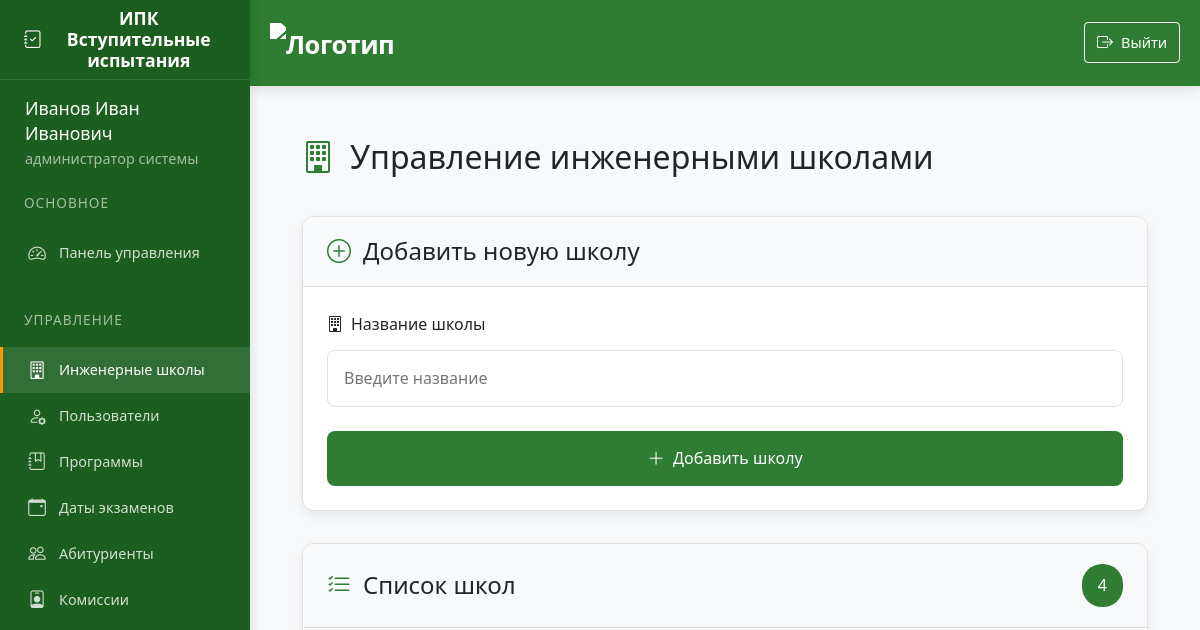
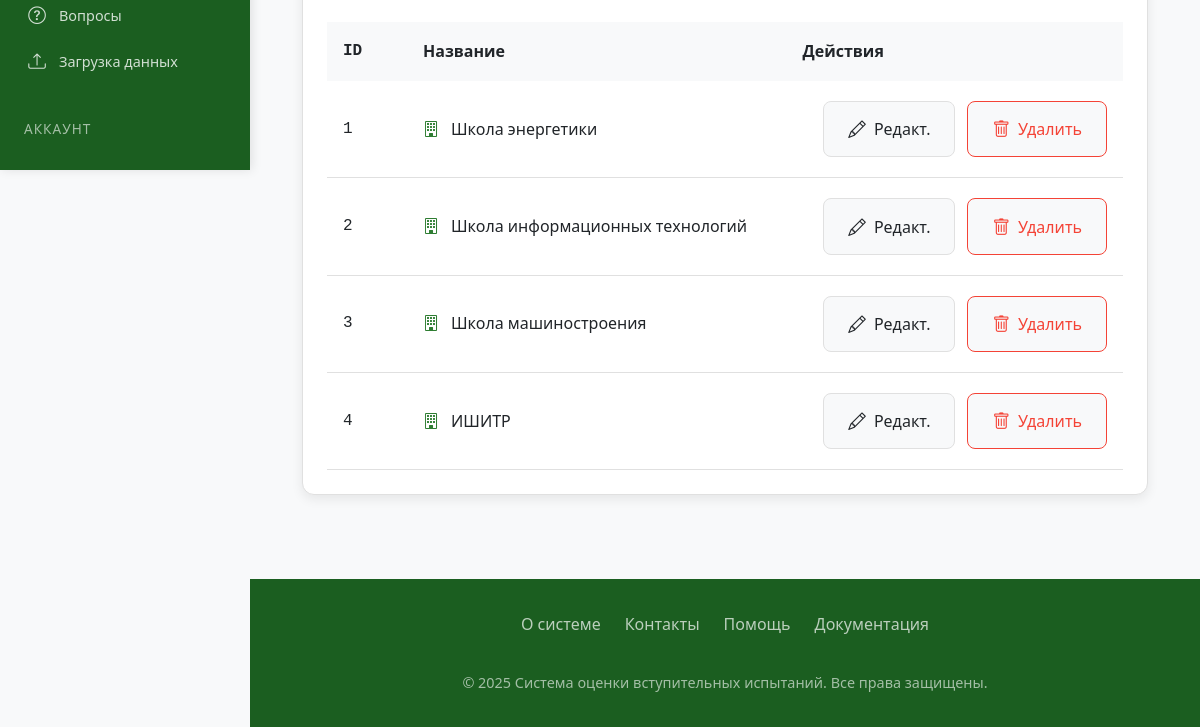
The page /engineering_schools (signed in) on the database as committed earlier (2 pictures, top to bottom).
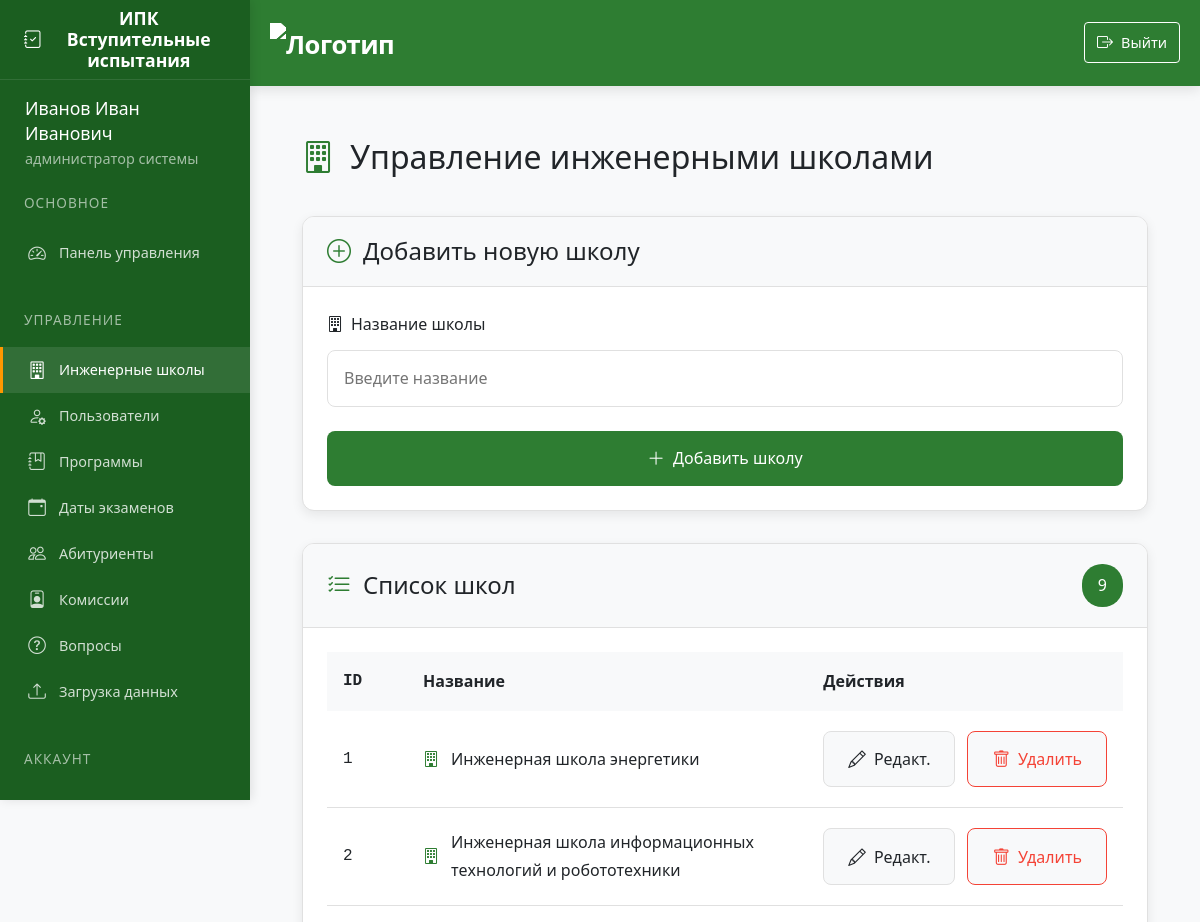
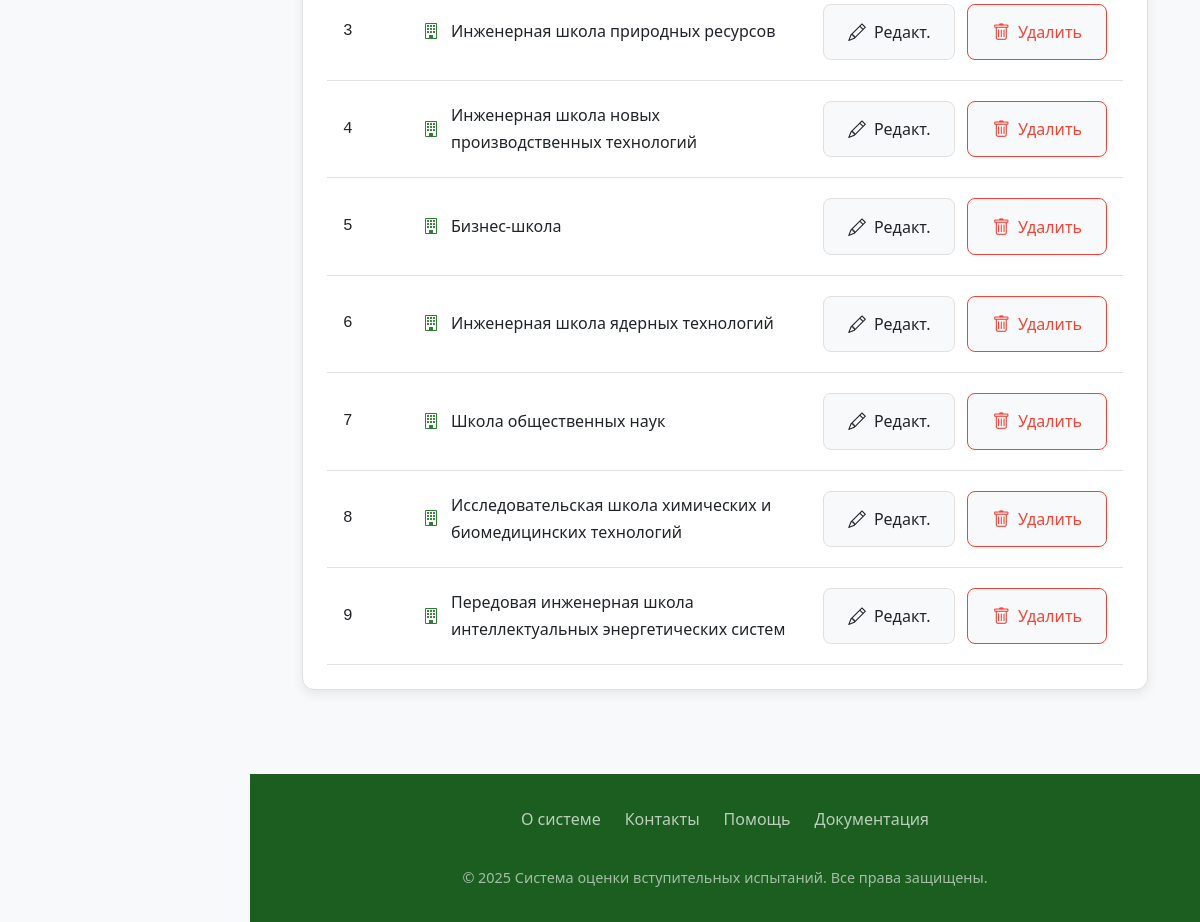
The same page on the database as committed later (2 pictures, top to bottom).
### app/models.py (models this page shows)
class User(UserMixin, db.Model):
    id = db.Column(db.Integer, primary_key=True)
    username = db.Column(db.String(80), unique=True, nullable=False)
    password = db.Column(db.String(120), nullable=False)
    full_name = db.Column(db.String(100), nullable=False)
    position = db.Column(db.String(100), nullable=False)
    role = db.Column(db.String(20), nullable=False)  # 'admin', 'secretary', 'commission'
    school_id = db.Column(db.Integer, db.ForeignKey('engineering_school.id'))
    engineering_school = db.relationship('EngineeringSchool', backref='users')
    commission_members = db.relationship('CommissionMember', back_populates='user', cascade='all, delete-orphan')
    standard_commissions = db.relationship('StandardCommission', back_populates='user', cascade='all, delete-orphan')

class EngineeringSchool(db.Model):
    id = db.Column(db.Integer, primary_key=True)
    name = db.Column(db.String(100), nullable=False, unique=True)
    programs = db.relationship('Program', backref='school', lazy=True)

### app/routes.py (the view)
@routes.route('/engineering_schools', methods=['GET', 'POST'])
@login_required
def engineering_schools():
    if current_user.role != 'admin':
        abort(403)
    form = EngineeringSchoolForm()
    if form.validate_on_submit():
        school = EngineeringSchool(name=form.name.data)
        db.session.add(school)
        db.session.commit()
        flash('Инженерная школа добавлена')
        return redirect(url_for('routes.engineering_schools'))
    schools = EngineeringSchool.query.all()
    return render_template('engineering_schools.html', form=form, schools=schools)

### app/templates/engineering_schools.html (shortened to what this page needs)
{% extends "base.html" %}
{% block content %}
<div class="schools-container">
    <div class="page-header">
        <h1>
            <i class="bi bi-building"></i>
            Управление инженерными школами
        </h1>
    </div>
    <div class="add-school-card">
        <div class="card-header">
            <h2>
                <i class="bi bi-plus-circle"></i>
                Добавить новую школу
            </h2>
        </div>
        <div class="card-body">
            <form method="POST" action="{{ url_for('routes.engineering_schools') }}">
                <div class="form-group">
                    <label for="name">
                        <i class="bi bi-building"></i>
                        Название школы
                    </label>
                    {{ form.name(placeholder="Введите название") }}
                </div>
                <button type="submit" class="btn btn-add">
                    <i class="bi bi-plus-lg"></i>
                    <span>Добавить школу</span>
                </button>
            </form>
        </div>
    </div>
    <div class="schools-list-card">
        <div class="card-header">
            <div class="header-content">
                <h2>
                    <i class="bi bi-list-check"></i>
                    Список школ
                </h2>
                <div class="schools-count">{{ schools|length }}</div>
            </div>
        </div>
        <div class="card-body">
            {% if schools %}
            <div class="table-container">
                <table class="schools-table">
                    <thead>
                        <tr>
                            <th class="id-col">ID</th>
                            <th class="name-col">Название</th>
                            <th class="actions-col">Действия</th>
                        </tr>
                    </thead>
                    <tbody>
                        {% for school in schools %}
                        <tr>
                            <td class="id-col">{{ school.id }}</td>
                            <td class="name-col">
                                <div class="school-name-cell">
                                    <i class="bi bi-building"></i>
                                    <span>{{ school.name }}</span>
                                </div>
                            </td>
                            <td class="actions-col">
                                <div class="actions-group">
                                    <a href="{{ url_for('routes.edit_engineering_school', school_id=school.id) }}"
                                       class="btn btn-edit" title="Редактировать">
                                        <i class="bi bi-pencil"></i>
                                        <span class="btn-text">Редакт.</span>
                                    </a>
                                    <form action="{{ url_for('routes.delete_school', school_id=school.id) }}" method="POST">
                                        <button type="submit" class="btn btn-delete" title="Удалить"
                                                onclick="return confirm('Удалить школу?')">
                                            <i class="bi bi-trash"></i>
                                            <span class="btn-text">Удалить</span>
                                        </button>
                                    </form>
                                </div>
                            </td>
                        </tr>
                        {% endfor %}
                    </tbody>
                </table>
            </div>
            {% else %}
            <div class="empty-state">
                <i class="bi bi-building-x"></i>
                <p>Нет инженерных школ</p>
                <small>Добавьте первую школу выше</small>
            </div>
            {% endif %}
        </div>
    </div>
</div>
{% endblock %}

### app/templates/base.html (shortened to what this page needs)
<!DOCTYPE html>
<html lang="ru">
<head>
    <link href="https://cdn.jsdelivr.net/npm/bootstrap@5.3.0/dist/css/bootstrap.min.css" rel="stylesheet">
    <link rel="stylesheet" href="https://cdn.jsdelivr.net/npm/bootstrap-icons@1.10.0/font/bootstrap-icons.css">
    <link rel="stylesheet" href="{{ url_for('static', filename='style.css') }}">
</head>
<body>
    <aside class="sidebar" id="sidebar">
        <div class="sidebar-header">
            <h3 class="sidebar-title">
                <i class="bi bi-journal-check"></i>
                <span>ИПК Вступительные испытания</span>
            </h3>
        </div>
        <nav class="sidebar-menu">
    {% if current_user.is_authenticated %}
            <div class="user-info">
            <div class="user-name">{{ current_user.full_name }}</div>
            <div class="user-role-text">
                {% if current_user.role == 'admin' %}
                    администратор системы
                {% elif current_user.role == 'secretary' %}
                    ответственный секретарь отборочной комиссии
                    {% if current_user.engineering_school %} {{ current_user.engineering_school.name }} {% endif %}
                {% elif current_user.role == 'commission' %}
                    преподаватель
                    {% if current_user.engineering_school %} {{ current_user.engineering_school.name }} {% endif %}
                {% else %}
                    {{ current_user.role }}
                {% endif %}
            </div>
        </div>
                <div class="menu-section">
                    <div class="menu-section-title">Основное</div>
                    {% if current_user.role == 'admin' %}
                        <a href="{{ url_for('routes.admin_dashboard') }}" class="menu-item {% if request.endpoint == 'routes.admin_dashboard' %}active{% endif %}">
                            <i class="bi bi-speedometer2"></i>
                            <span>Панель управления</span>
                        </a>
                    {% elif current_user.role == 'secretary' %}
                        <a href="{{ url_for('routes.secretary_dashboard') }}" class="menu-item {% if request.endpoint == 'routes.secretary_dashboard' %}active{% endif %}">
                            <i class="bi bi-speedometer2"></i>
                            <span>Панель секретаря</span>
                        </a>
                    {% elif current_user.role == 'teacher' %}
                        <a href="{{ url_for('routes.teacher_dashboard') }}" class="menu-item {% if request.endpoint == 'routes.teacher_dashboard' %}active{% endif %}">
                            <i class="bi bi-speedometer2"></i>
                            <span>Панель преподавателя</span>
                        </a>
                    {% elif current_user.role == 'student' %}
                        <a href="{{ url_for('routes.student_dashboard') }}" class="menu-item {% if request.endpoint == 'routes.student_dashboard' %}active{% endif %}">
                            <i class="bi bi-speedometer2"></i>
                            <span>Мои тесты</span>
                        </a>
                    {% endif %}
                </div>
                {% if current_user.role in ['admin', 'secretary'] %}
                <div class="menu-section">
                    <div class="menu-section-title">Управление</div>
                    {% if current_user.role == 'admin' %}
                        <a href="{{ url_for('routes.engineering_schools') }}" class="menu-item {% if request.endpoint == 'routes.engineering_schools' %}active{% endif %}">
                            <i class="bi bi-building"></i>
                            <span>Инженерные школы</span>
                        </a>
                        <a href="{{ url_for('routes.users') }}" class="menu-item {% if request.endpoint == 'routes.users' %}active{% endif %}">
                            <i class="bi bi-person-gear"></i>
                            <span>Пользователи</span>
                        </a>
                    {% endif %}
                    <a href="{{ url_for('routes.programs') }}" class="menu-item {% if request.endpoint == 'routes.programs' %}active{% endif %}">
                        <i class="bi bi-journal-bookmark"></i>
                        <span>Программы</span>
                    </a>
                    <a href="{{ url_for('routes.exam_dates') }}" class="menu-item {% if request.endpoint == 'routes.exam_dates' %}active{% endif %}">
                        <i class="bi bi-calendar-event"></i>
                        <span>Даты экзаменов</span>
                    </a>
                    <a href="{{ url_for('routes.applicants') }}" class="menu-item {% if request.endpoint == 'routes.applicants' %}active{% endif %}">
                        <i class="bi bi-people"></i>
                        <span>Абитуриенты</span>
                    </a>
                    <a href="{{ url_for('routes.standard_commission') }}" class="menu-item {% if request.endpoint == 'routes.standard_commission' %}active{% endif %}">
                        <i class="bi bi-person-badge"></i>
                        <span>Комиссии</span>
                    </a>
                    <a href="{{ url_for('routes.questions') }}" class="menu-item {% if request.endpoint == 'routes.questions' %}active{% endif %}">
                        <i class="bi bi-question-circle"></i>
                        <span>Вопросы</span>
                    </a>
                    <a href="{{ url_for('routes.upload_schedule') }}" class="menu-item {% if request.endpoint == 'routes.upload_schedule' %}active{% endif %}">
                        <i class="bi bi-upload"></i>
                        <span>Загрузка данных</span>
                    </a>
                </div>
                {% endif %}
                <div class="menu-section">
                    <div class="menu-section-title">Аккаунт</div>
                    <a href="{{ url_for('routes.logout') }}" class="menu-item">
                        <i class="bi bi-box-arrow-right"></i>
                        <span>Выход</span>
                    </a>
                </div>
            {% endif %}
        </nav>
    </aside>
    <div class="main-wrapper">
        <header class="main-header">
            <div class="header-container">
                <div class="header-left">
                    <a href="{{ url_for('routes.home') }}" class="logo">
                        <img src="https://apply.tpu.ru/images/2022/footer-logo-ru.svg" alt="Логотип">
                    </a>
                </div>
                <nav class="user-nav">
                    {% if current_user.is_authenticated %}
                    <a href="{{ url_for('routes.logout') }}" class="logout-btn">
                        <i class="bi bi-box-arrow-right"></i>
                        <span>Выйти</span>
                    </a>
                    {% else %}
                    <a href="{{ url_for('routes.login') }}" class="outline-btn">
                        <i class="bi bi-box-arrow-in-right"></i>
                        <span>Войти</span>
                    </a>
                    {% endif %}
                </nav>
            </div>
        </header>
        <main class="main-content">
        {% block content %}{% endblock %}
    </main>
        <footer class="main-footer">
            <div class="footer-content">
                <div class="footer-links">
                    <a href="#" class="footer-link">О системе</a>
                    <a href="#" class="footer-link">Контакты</a>
                    <a href="#" class="footer-link">Помощь</a>
                    <a href="#" class="footer-link">Документация</a>
                </div>
                <div class="footer-copyright">
                    &copy; 2025 Система оценки вступительных испытаний. Все права защищены.
                </div>
            </div>
        </footer>
    </div>
</body>
</html>

Rows that differ between the two databases and show on the page:
changed EngineeringSchool id 1: name "Школа энергетики" → "Инженерная школа энергетики"
changed EngineeringSchool id 2: name "Школа информационных технологий" → "Инженерная школа информационных технологий и робототехники"
changed EngineeringSchool id 3: name "Школа машиностроения" → "Инженерная школа природных ресурсов"
changed EngineeringSchool id 4: name "ИШИТР" → "Инженерная школа новых производственных технологий"
added EngineeringSchool: id "5", name "Бизнес-школа"
added EngineeringSchool: id "6", name "Инженерная школа ядерных технологий"
added EngineeringSchool: id "7", name "Школа общественных наук"
added EngineeringSchool: id "8", name "Исследовательская школа химических и биомедицинских технологий"
added EngineeringSchool: id "9", name "Передовая инженерная школа интеллектуальных энергетических систем"
Other text that changed with them:
{{ schools|length }}: "4" → "9"
